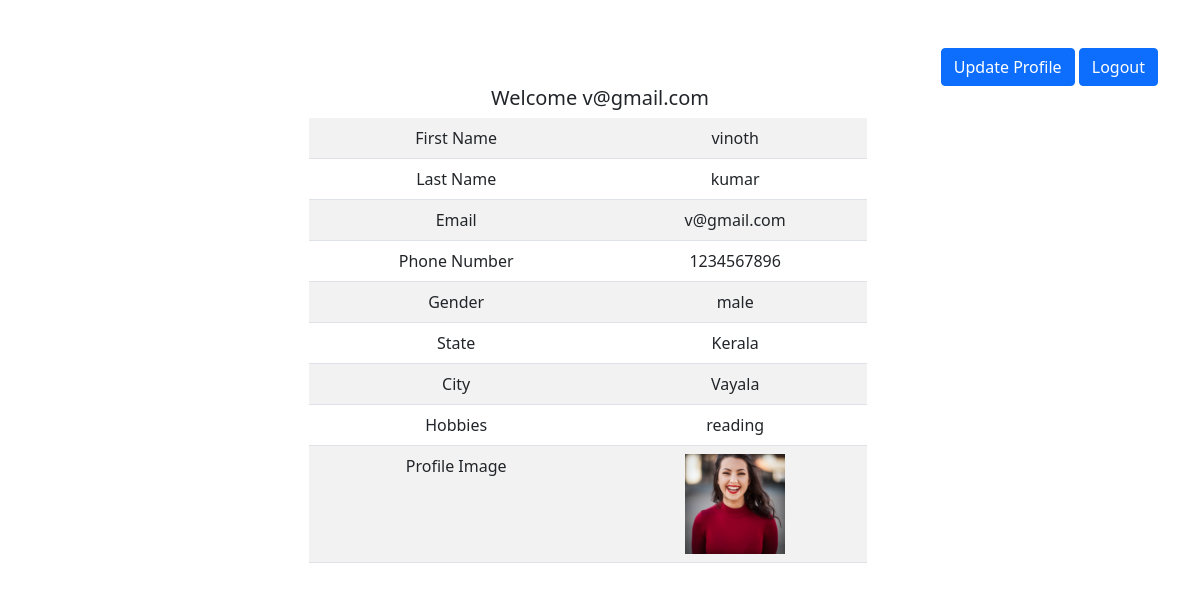
The app's page /welcome.php (signed in) with its own data.
### tables this page shows
CREATE TABLE `user` (
  `id` int(11) NOT NULL,
  `firstname` text DEFAULT NULL,
  `lastname` varchar(255) NOT NULL,
  `email` varchar(255) NOT NULL,
  `phone` int(10) NOT NULL,
  `password` varchar(500) NOT NULL,
  `gender` varchar(255) NOT NULL,
  `state` int(11) NOT NULL,
  `city` int(11) NOT NULL,
  `hobby` varchar(255) NOT NULL,
  `file` varchar(255) NOT NULL,
  `status` int(11) DEFAULT 1
);

CREATE TABLE `state` (
  `id` int(11) NOT NULL,
  `state_name` varchar(255) NOT NULL
);

CREATE TABLE `cities` (
  `id` int(11) NOT NULL,
  `state_id` int(11) NOT NULL,
  `cityname` varchar(255) NOT NULL
);

### welcome.php (the view, shortened to what this page needs)
<!DOCTYPE html>
<html lang="en">
<head>
    <link href="https://cdn.jsdelivr.net/npm/bootstrap@5.0.2/dist/css/bootstrap.min.css" rel="stylesheet">
</head>
<body>
    <?php
    include('db_conn.php');
    $currentUserEmail= $_SESSION['user_email'];
?>
    <?php
    $sql = "SELECT user.id, user.firstname, user.lastname, user.email, user.phone, user.gender, user.state, user.city, user.hobby, user.file, state.state_name, cities.cityname FROM `user`
        INNER JOIN state on user.state=state.id
        INNER JOIN cities on user.city=cities.id
        WHERE email='".$currentUserEmail."'";
    $result = $conn->query($sql);
    if(mysqli_num_rows($result) > 0){
        while($row = mysqli_fetch_array($result)){
            ?>
    <div class="container py-5">
        <div class="row text-end">
            <div class="col-md-12">
                <a type="button" class="btn btn-primary" href="updateProfile.php?id=<?php echo $row['id'] ?>">Update
                    Profile</a>
                <a type="button" class="btn btn-primary" href="logout.php?logout">Logout</a>
            </div>
        </div>
        <div class="row text-center">
            <h5>Welcome <?php echo $row['email'] ?></h5>
            <div class="row text-center">
                <table class="table table-striped w-50 m-auto">
                    <tbody>
                        <tr>
                            <td>First Name</td>
                            <td><?php echo $row['firstname']; ?></td>
                        </tr>
                        <tr>
                            <td>Last Name</td>
                            <td><?php echo $row['lastname']; ?></td>
                        </tr>
                        <tr>
                            <td>Email</td>
                            <td><?php echo $row['email']; ?></td>
                        </tr>
                        <tr>
                            <td>Phone Number</td>
                            <td><?php echo $row['phone']; ?></td>
                        </tr>
                        <tr>
                            <td>Gender</td>
                            <td><?php echo $row['gender']; ?></td>
                        </tr>
                        <tr>
                            <td>State</td>
                            <td><?php echo $row['state_name']; ?></td>
                        </tr>
                        <tr>
                            <td>City</td>
                            <td><?php echo $row['cityname']; ?></td>
                        </tr>
                        <tr>
                            <td>Hobbies</td>
                            <td><?php echo $row['hobby']; ?></td>
                        </tr>
                        <tr>
                            <td>Profile Image</td>
                            <td><img alt="profile" src="<?php echo 'images/'.$row['file'] ?>" width="100px"
                                    height="100px" style="object-fit: cover;" /></td>
                        </tr>
                    </tbody>
                </table>
            </div>
            <?php
                }
            }
            ?>
        </div>
    </div>
</body>
</html>

### records on screen
user: email "v@gmail.com", firstname "vinoth", lastname "kumar", phone "1234567896", gender "male", state.state_name "Kerala", cities.cityname "Vayala", hobby "reading", file (picture)
